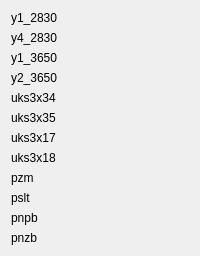
      <widget class="QWidget" name="tab_8">
       <attribute name="title">
        <string>Пневмо</string>
       </attribute>
       <layout class="QGridLayout" name="gridLayout_7">
        <item row="0" column="0">
         <widget class="QLabel" name="y1_2830">
          <property name="text">
           <string>y1_2830</string>
          </property>
         </widget>
        </item>
        <item row="1" column="0">
         <widget class="QLabel" name="y4_2830">
          <property name="text">
           <string>y4_2830</string>
          </property>
         </widget>
        </item>
        <item row="2" column="0">
         <widget class="QLabel" name="y1_3650">
          <property name="text">
           <string>y1_3650</string>
          </property>
         </widget>
        </item>
        <item row="3" column="0">
         <widget class="QLabel" name="y2_3650">
          <property name="text">
           <string>y2_3650</string>
          </property>
         </widget>
        </item>
        <item row="4" column="0">
         <widget class="QLabel" name="uks3x34">
          <property name="text">
           <string>uks3x34</string>
          </property>
         </widget>
        </item>
        <item row="5" column="0">
         <widget class="QLabel" name="uks3x35">
          <property name="text">
           <string>uks3x35</string>
          </property>
         </widget>
        </item>
        <item row="6" column="0">
         <widget class="QLabel" name="uks3x17">
          <property name="text">
           <string>uks3x17</string>
          </property>
         </widget>
        </item>
        <item row="7" column="0">
         <widget class="QLabel" name="uks3x18">
          <property name="text">
           <string>uks3x18</string>
          </property>
         </widget>
        </item>
        <item row="8" column="0">
         <widget class="QLabel" name="pzm">
          <property name="text">
           <string>pzm</string>
          </property>
         </widget>
        </item>
        <item row="9" column="0">
         <widget class="QLabel" name="pslt">
          <property name="text">
           <string>pslt</string>
          </property>
         </widget>
        </item>
        <item row="10" column="0">
         <widget class="QLabel" name="pnpb">
          <property name="text">
           <string>pnpb</string>
          </property>
         </widget>
        </item>
        <item row="11" column="0">
         <widget class="QLabel" name="pnzb">
          <property name="text">
           <string>pnzb</string>
          </property>
         </widget>
        </item>
       </layout>
      </widget>
